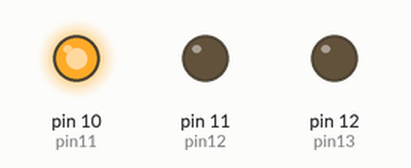
Simulated run of this sketch. Board: Arduino Uno, built with avr-gcc and run on an emulated ATmega328P. On the bench: output pins drawn as LEDs (lit = HIGH).

Above: at 0.1 s.
At 7.1 s:
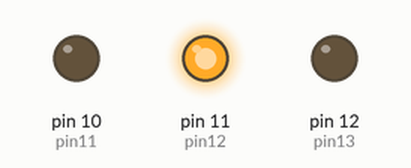
At 14.1 s:
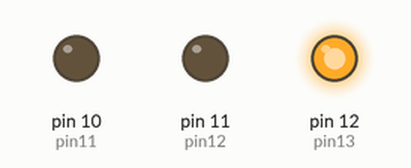
At 30.1 s:
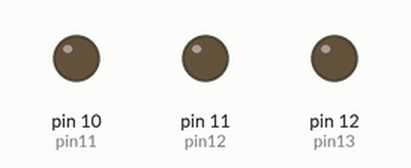
Timing chart, 0 to 31.6 s (numbered marks = the images above):
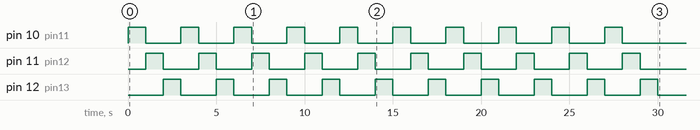

The sketch:

programl2b.ino.ino
```cpp
int pin11 = 10;
int pin12 = 11;
int pin13 = 12;

void setup() {

  pinMode(pin11, OUTPUT);
  pinMode(pin12, OUTPUT);
  pinMode(pin13, OUTPUT);

  blinkThirty(10);

  digitalWrite(pin13, LOW);
}


/* Program L2B*/
void loop() {
  // put your main code here, to run repeatedly:

}


void blinkThirty(int counter){
  for(int i =0; i <counter ; i++){
    digitalWrite(pin11, HIGH);
    digitalWrite(pin12, LOW);
    digitalWrite(pin13, LOW);
    delay(1000);
    digitalWrite(pin11, LOW );
    digitalWrite(pin12, HIGH);
    digitalWrite(pin13, LOW);
    delay(1000);
    digitalWrite(pin11, LOW );
    digitalWrite(pin12, LOW);
    digitalWrite(pin13, HIGH);
    delay(1000);
  }
}
```
